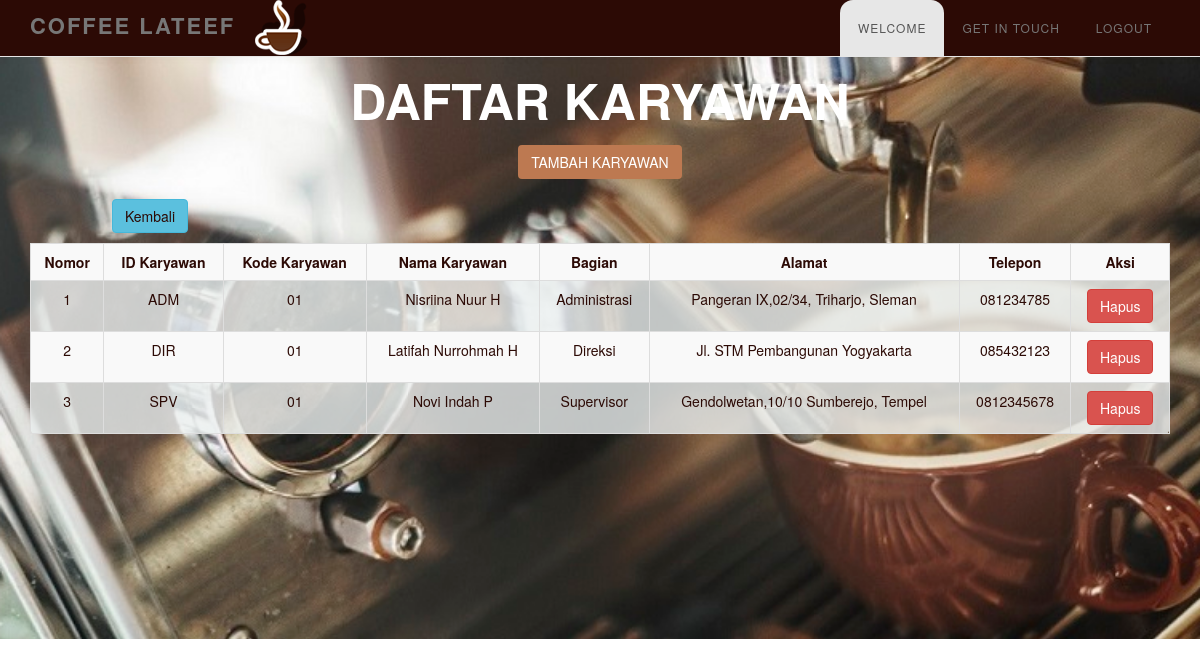
Screenshot of /karyawan/input_karyawan.php with the database file from the repository.
### tables this page shows
CREATE TABLE IF NOT EXISTS `tb_karyawan` (
  `id_kar` varchar(10) NOT NULL,
  `kode_kar` varchar(50) NOT NULL,
  `nama_kar` varchar(100) NOT NULL,
  `bagian` varchar(50) NOT NULL,
  `alm_kar` varchar(100) NOT NULL,
  `tlp_kar` varchar(50) NOT NULL,
  PRIMARY KEY (`id_kar`)
);

### karyawan/input_karyawan.php (the view, shortened to what this page needs)
<?php
include '../koneksi.php';
$result=$connect->query('SELECT * FROM tb_karyawan');
?>
<!DOCTYPE html>
<head>
	<link rel="stylesheet" href="../css/bootstrap.min.css">
	<link rel="stylesheet" href="../css/animate.min.css">
	<link rel="stylesheet" href="../css/font-awesome.min.css">
	<link rel="stylesheet" href="../css/style.css">
	<link rel="stylesheet" href="../css/nav.css">
	<link rel="stylesheet" href="../css/agency.min.css">
	<link rel="stylesheet" href="../css/bootstrap.css">
	<link rel="stylesheet" href="../css/additional.css">
</head>
<body>
<nav class="navbar navbar-default navbar-fixed-top" role="navigation" style="background-color: #2C0A05;">
	<div class="container">
		<div class="navbar-header">
			<img src="../img/header-icon.png" />
			<a class="navbar-brand" href="../index_admin.php">COFFEE LATEEF</a>
		</div>
		<div class="collapse navbar-collapse" id="mymenu" style="background-color: #2C0A05;">
			<ul class="nav navbar-nav pull-right page-scroll">
				<li class="active"><a href="../index_admin.php">Welcome</a></li>
				<li><a href="../index_admin.php #getintouch">Get In Touch</a></li>
				<li><a href="../login/logout.php">Logout</a></li>
			</ul>
		</div>
	</div>
</nav>
<footer class="parallax-section">
	<section style="padding-top: 50px;">
	    <header>
	        <div class="container text-center" style="padding-bottom: 20px">
	            <div class="intro-text">
	                <div class="intro-heading" style="color: white">Daftar Karyawan</div>
	                <form action="tambah_karyawan.php"><button type="submit" method="post" class=" btn btn-xl" style="color: white"> Tambah Karyawan
	                </form>
	            </div>
	        </div>
	    </header>
	    <div class="col-md-3" style="padding-bottom: 10px;"><a href="../login/home.php"><button class="btn btn-info btn-info-outline" style="color:#2C0A05;">Kembali</button></a>
	    </div>
			<div class="container">
				<table class="table table-striped table-bordered jumbotron"style="background-color: rgba(236, 240, 241,0.8);color: #2C0A05;" align="right">
				   <th class="text-center">Nomor</th>
				   <th class="text-center">ID Karyawan</th>
				   <th class="text-center">Kode Karyawan</th>
				   <th class="text-center">Nama Karyawan</th>
				   <th class="text-center">Bagian</th>
				   <th class="text-center">Alamat</th>
				   <th class="text-center">Telepon</th>
				   <th class="text-center">Aksi</th>
					<?php
					$no = 1;
					while ($row=$result->fetch_assoc())
					{
						echo "<tr>";
						echo "<td align='center'>".$no."</td>";
						echo "<td align='center'>".$row['id_kar']."</td>";
						echo "<td>".$row['kode_kar']."</td>";
						echo "<td>".$row['nama_kar']."</td>";
						echo "<td>".$row['bagian']."</td>";
						echo "<td>".$row['alm_kar']."</td>";
						echo "<td>".$row['tlp_kar']."</td>";
						echo '<td align="center"><a href="hapus.php?id='.$row['id_kar'].'" onclick="return confirm(\'Anda yakin untuk menghapus?\')"><button class="btn btn-danger btn-danger-outline">Hapus</button></a></td>';
						$no++;
					}
					?>
				</table>
			</div>
	</section>
</footer>
</body>
</html>

### css/style.css (style rules this page uses)
body { background: #ffffff; font-family: 'Roboto', sans-serif; font-weight: 400; position: relative; }
.parallax-section { background-attachment: fixed !important; background-size: cover !important; }
.navbar-default { background: #ffffff; box-shadow: 0px 2px 8px 0px rgba(50, 50, 50, 0.04); border: none; margin-bottom: 0; }
.navbar-brand, .navbar-nav li a { line-height: 28px; }
.navbar-default .navbar-brand { color: #ffffff; font-size: 22px; font-weight: bold; letter-spacing: 2px; }
.navbar-default .navbar-nav li a { font-size: 12px; letter-spacing: 1px; }
footer { background: url(../img/bg-home.jpg) 50% 0 repeat-y fixed; -webkit-background-size: cover; background-size: cover; background-position: center; color: #ffffff; padding-top: 50px; padding-bottom: 50px; }
body { background: #eee url(../img/bg.png)); }
html,body { position: relative; height: 100%; }

### css/nav.css (style rules this page uses)
.nav { position: relative; margin: 0px 0 0 0; }
ul.nav { padding:0; list-style:none; }
.nav > li { display: inline-block; float: left; background: none; }
.nav li.active, .nav li a:hover { color: #fff; }
.nav > li > a { padding: 0.5em 1em 1em 1em; display: block; color: #fff; margin: 0; font-size: 15px; font-weight:500; text-transform: uppercase; border: none; letter-spacing: 1px; border-style: solid; border-color: rgba(255, 255, 255, 0); background: none; border-top-left-radius: 13px; border-top-right-radius: 13px; }
.nav > li:nth-child(1) > a,.nav > li:nth-child(5) > a,.nav > li:nth-child(6) > a, .nav > li:nth-child(7) > a { background:none; }
.nav > li > ul li ul, .nav li >ul li, .nav > li > .fulldrop, .nav > li > .coldrop, .nav > li > ul, .nav > li { transition: all 0.3s ease-in-out; -moz-transition: all 0.3s ease-in-out; -webkit-transition: all 0.3s ease-in-out; -o-transition: all 0.3s ease-in-outs; }
@media (max-width: 1280px) { .nav > li > a { font-size: 1em; letter-spacing: 0; } }

### rows the page displays
tb_karyawan: id_kar "ADM", kode_kar "01", nama_kar "Nisriina Nuur H", bagian "Administrasi", alm_kar "Pangeran IX,02/34, Triharjo, Sleman", tlp_kar "081234785"
tb_karyawan: id_kar "DIR", kode_kar "01", nama_kar "Latifah Nurrohmah H", bagian "Direksi", alm_kar "Jl. STM Pembangunan Yogyakarta", tlp_kar "085432123"
tb_karyawan: id_kar "SPV", kode_kar "01", nama_kar "Novi Indah P", bagian "Supervisor", alm_kar "Gendolwetan,10/10 Sumberejo, Tempel", tlp_kar "0812345678"
